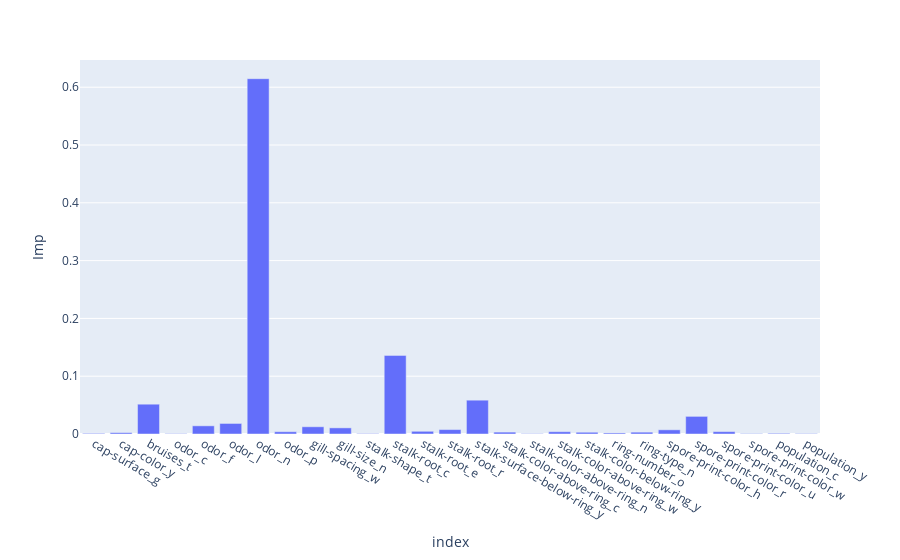

Source (notebook cell):
### Code cell
fig = px.bar(featimp,x=featimp.index,y='Imp')
fig.show()

### Figure 1 — Plotly figure (JSON) as saved in the notebook; plotly's stock layout.template omitted (floating-point values rounded to 4 significant figures)
{"data": [{"alignmentgroup": "True", "hovertemplate": "index=%{x}<br>Imp=%{y}<extra></extra>", "legendgroup": "", "marker": {"color": "#636efa", "pattern": {"shape": ""}}, "name": "", "offsetgroup": "", "orientation": "v", "showlegend": false, "textposition": "auto", "type": "bar", "x": ["cap-surface_g", "cap-color_y", "bruises_t", "odor_c", "odor_f", "odor_l", "odor_n", "odor_p", "gill-spacing_w", "gill-size_n", "stalk-shape_t", "stalk-root_c", "stalk-root_e", "stalk-root_r", "stalk-surface-below-ring_y", "stalk-color-above-ring_c", "stalk-color-above-ring_n", "stalk-color-above-ring_w", "stalk-color-below-ring_y", "ring-number_o", "ring-type_n", "spore-print-color_h", "spore-print-color_r", "spore-print-color_u", "spore-print-color_w", "population_c", "population_y"], "xaxis": "x", "y": [0.00105, 0.002311, 0.05158, 0.0006242, 0.01415, 0.01825, 0.6147, 0.003949, 0.01251, 0.0106, 0.0007178, 0.136, 0.00469, 0.007664, 0.05851, 0.003258, 0.0005504, 0.00397, 0.003023, 0.001807, 0.003188, 0.007256, 0.0305, 0.0041, 0.000661, 0.001175, 0.0006765], "yaxis": "y"}], "layout": {"autosize": true, "barmode": "relative", "legend": {"tracegroupgap": 0}, "margin": {"t": 60}, "xaxis": {"anchor": "y", "autorange": true, "domain": [0, 1], "range": [-0.5, 26.5], "title": {"text": "index"}, "type": "category"}, "yaxis": {"anchor": "x", "autorange": true, "domain": [0, 1], "range": [0, 0.6471], "title": {"text": "Imp"}, "type": "linear"}}}
